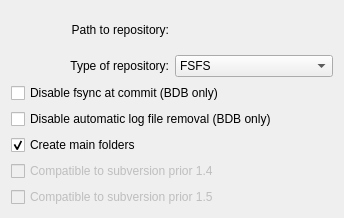
<ui version="4.0" >
 <class>CreateRepo_Dlg</class>
 <widget class="QWidget" name="CreateRepo_Dlg" >
  <property name="geometry" >
   <rect>
    <x>0</x>
    <y>0</y>
    <width>344</width>
    <height>218</height>
   </rect>
  </property>
  <property name="windowTitle" >
   <string>Create new repository</string>
  </property>
  <layout class="QVBoxLayout" >
   <item>
    <layout class="QGridLayout" >
     <item row="1" column="0" >
      <widget class="QLabel" name="textLabel2" >
       <property name="text" >
        <string>Type of repository:</string>
       </property>
       <property name="alignment" >
        <set>Qt::AlignRight|Qt::AlignTrailing|Qt::AlignVCenter</set>
       </property>
       <property name="wordWrap" >
        <bool>false</bool>
       </property>
      </widget>
     </item>
     <item row="1" column="1" >
      <widget class="KComboBox" name="m_FilesystemSelector" >
       <property name="toolTip" >
        <string>Select type of storage</string>
       </property>
       <property name="whatsThis" >
        <string>Select the storage type of repository (FSFS or Berkely DB)</string>
       </property>
       <item>
        <property name="text" >
         <string>FSFS</string>
        </property>
       </item>
       <item>
        <property name="text" >
         <string>BDB</string>
        </property>
       </item>
      </widget>
     </item>
     <item row="0" column="1" >
      <widget class="KUrlRequester" native="1" name="m_ReposPathinput" >
       <property name="mode" stdset="0" >
        <number>18</number>
       </property>
      </widget>
     </item>
     <item row="0" column="0" >
      <widget class="QLabel" name="textLabel1" >
       <property name="text" >
        <string>Path to repository:</string>
       </property>
       <property name="alignment" >
        <set>Qt::AlignRight|Qt::AlignTrailing|Qt::AlignVCenter</set>
       </property>
       <property name="wordWrap" >
        <bool>false</bool>
       </property>
      </widget>
     </item>
    </layout>
   </item>
   <item>
    <widget class="QCheckBox" name="m_DisableFsync" >
     <property name="text" >
      <string>Disable fsync at commit (BDB only)</string>
     </property>
     <property name="shortcut" >
      <string/>
     </property>
    </widget>
   </item>
   <item>
    <widget class="QCheckBox" name="m_LogKeep" >
     <property name="text" >
      <string>Disable automatic log file removal (BDB only)</string>
     </property>
     <property name="shortcut" >
      <string/>
     </property>
    </widget>
   </item>
   <item>
    <widget class="QCheckBox" name="m_CreateMainDirs" >
     <property name="toolTip" >
      <string>Create trunk, tags and branches folder</string>
     </property>
     <property name="whatsThis" >
      <string>If this is set then the base layout (&lt;tt>/trunk&lt;/tt>,&lt;tt>/branches&lt;/tt> and &lt;tt>/tags&lt;/tt>) will created after opening the fresh repository.</string>
     </property>
     <property name="text" >
      <string>Create main folders</string>
     </property>
     <property name="shortcut" >
      <string/>
     </property>
     <property name="checked" >
      <bool>true</bool>
     </property>
    </widget>
   </item>
   <item>
    <widget class="QCheckBox" name="m_svn13compat" >
     <property name="enabled" >
      <bool>false</bool>
     </property>
     <property name="toolTip" >
      <string>Is created repository compatible to subversion prior 1.4</string>
     </property>
     <property name="whatsThis" >
      <string>If set, the repository created will compatible to subversion prior 1.4. This is only useful when svnqt is running with subversion 1.4 or above.</string>
     </property>
     <property name="text" >
      <string>Compatible to subversion prior 1.4</string>
     </property>
     <property name="checked" >
      <bool>false</bool>
     </property>
    </widget>
   </item>
   <item>
    <widget class="QCheckBox" name="m_svn14compat" >
     <property name="enabled" >
      <bool>false</bool>
     </property>
     <property name="toolTip" >
      <string>Is created repository compatible to subversion prior 1.5</string>
     </property>
     <property name="whatsThis" >
      <string>If set, the repository created will compatible to subversion prior 1.5. This is only useful when svnqt is running with subversion 1.5 or above.</string>
     </property>
     <property name="text" >
      <string>Compatible to subversion prior 1.5</string>
     </property>
    </widget>
   </item>
  </layout>
 </widget>
 <layoutdefault spacing="6" margin="11" />
 <customwidgets>
  <customwidget>
   <class>KComboBox</class>
   <extends>QComboBox</extends>
   <header>kcombobox.h</header>
  </customwidget>
  <customwidget>
   <class>KUrlRequester</class>
   <extends>QWidget</extends>
   <header>kurlrequester.h</header>
  </customwidget>
 </customwidgets>
 <tabstops>
  <tabstop>m_ReposPathinput</tabstop>
  <tabstop>m_FilesystemSelector</tabstop>
  <tabstop>m_DisableFsync</tabstop>
  <tabstop>m_LogKeep</tabstop>
  <tabstop>m_CreateMainDirs</tabstop>
  <tabstop>m_svn13compat</tabstop>
  <tabstop>m_svn14compat</tabstop>
 </tabstops>
 <includes>
  <include location="local" >kcombobox.h</include>
  <include location="local" >kurlrequester.h</include>
  <include location="local" >klineedit.h</include>
  <include location="local" >kpushbutton.h</include>
 </includes>
 <resources/>
 <connections>
  <connection>
   <sender>m_FilesystemSelector</sender>
   <signal>activated(int)</signal>
   <receiver>CreateRepo_Dlg</receiver>
   <slot>fsTypeChanged(int)</slot>
   <hints>
    <hint type="sourcelabel" >
     <x>20</x>
     <y>20</y>
    </hint>
    <hint type="destinationlabel" >
     <x>20</x>
     <y>20</y>
    </hint>
   </hints>
  </connection>
  <connection>
   <sender>m_svn13compat</sender>
   <signal>toggled(bool)</signal>
   <receiver>CreateRepo_Dlg</receiver>
   <slot>compatChanged13(bool)</slot>
   <hints>
    <hint type="sourcelabel" >
     <x>20</x>
     <y>20</y>
    </hint>
    <hint type="destinationlabel" >
     <x>20</x>
     <y>20</y>
    </hint>
   </hints>
  </connection>
  <connection>
   <sender>m_svn14compat</sender>
   <signal>toggled(bool)</signal>
   <receiver>CreateRepo_Dlg</receiver>
   <slot>compatChanged14(bool)</slot>
   <hints>
    <hint type="sourcelabel" >
     <x>20</x>
     <y>20</y>
    </hint>
    <hint type="destinationlabel" >
     <x>20</x>
     <y>20</y>
    </hint>
   </hints>
  </connection>
 </connections>
</ui>
